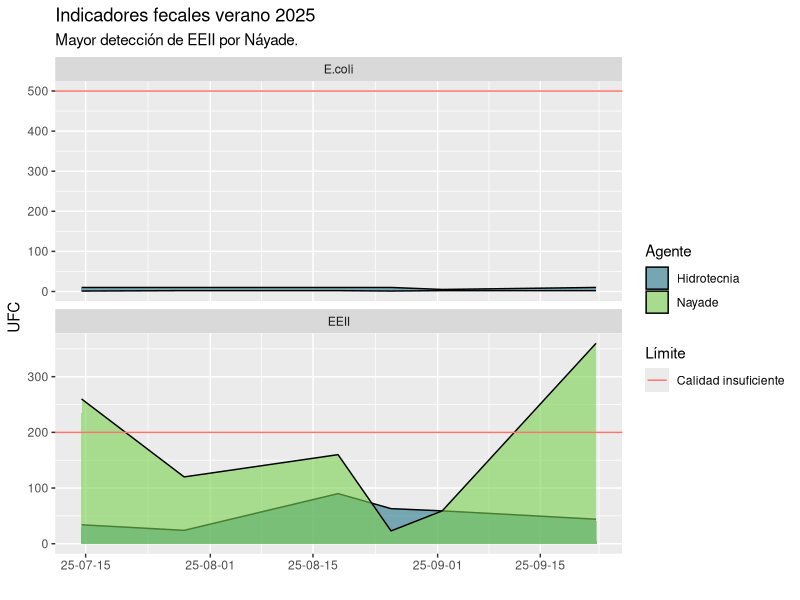
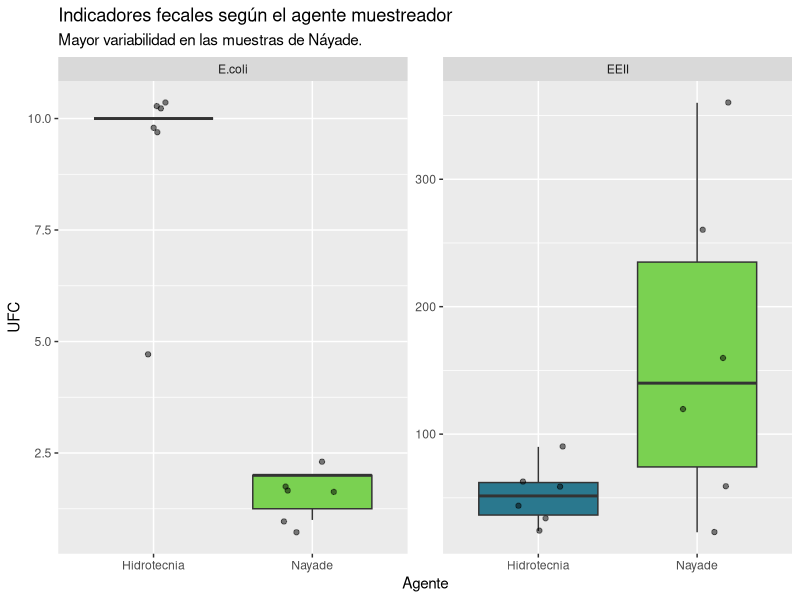
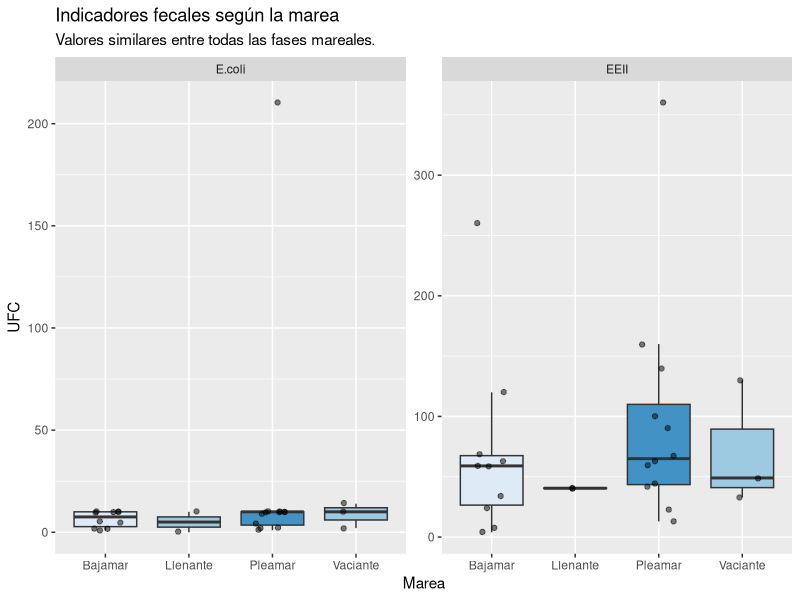

Source code (R) for these figures, in order:
## ---- chunk 1
#| label: tidy
#| message: false

library(tidyverse)

# Lee la hoja de cálculo y elimina celdas sin información
datos <- readxl::read_xlsx(
  "data/Muestreo Confital 2025_ Datos fecales Hidrotecnia Sanidad ULPGC.xlsx",
  col_names = c("Fecha", "T", "Marea", "Hora",
                "E.coli.Hidrotecnia", "E.coli.Nayade",
                "EEII.Hidrotecnia", "EEII.Nayade",
                "skip", "skip", "Muestra.ULPGC"),
  col_types = c("guess", "guess", "text", "guess",
                "guess", "guess",
                "guess", "guess",
                "skip", "skip", "text"),
  range = "A3:K23")
## ---- chunk 2
#| label: transform

# ---- Datos en categorías del valor UFC ----

# Fusiona las columnas de fecha y hora en un único instante de tiempo
datos_ufc <- datos |> mutate(
  Fecha = if_else(
    is.na(Hora), Fecha, Fecha + hour(Hora)*60*60 + minute(Hora)*60),
  .keep="unused"
)

# Aproxima los valores "<10" a 10.
datos_ufc <- datos_ufc |> mutate(
  E.coli.Hidrotecnia = parse_number(E.coli.Hidrotecnia)
)

# Junta las columnas con valores UFC en una única variable.
datos_ufc <- datos_ufc |> pivot_longer(
  starts_with("E"), names_to = c("Parametro"), values_to = "UFC"
)

# Especifica las categorías (Indicador y laboratorio) para cada valor UFC.
datos_ufc <- datos_ufc |> separate_wider_regex(
  Parametro,
  c(Indicador = "EEII|E\\.coli", "\\.", Agente = "Hidrotecnia|Nayade")
)

# ---- Datos emparejados por muestras de agua ----

# Ensancha los valores en valores de agente
datos_agentes <- datos_ufc |> pivot_wider(
  names_from = Agente,
  values_from = UFC
)

# Elimina los valores desemparejados
datos_agentes <- datos_agentes |> filter(!is.na(Hidrotecnia), !is.na(Nayade))

# Transforma a un valor por fila
datos_agentes_ufc <- datos_agentes |> pivot_longer(
  c("Hidrotecnia", "Nayade"), names_to = "Agente", values_to = "UFC"
)

# ---- Límites de calidad de agua insuficiente ----

# Crea una tibble con los indicadores y su valor límite de insuficiencia.
limites <- tibble(
  Indicador = c("E.coli", "EEII"), Insuficiente = c(500, 200)
)
## ---- chunk 3
#| label: visualize

# Semilla para reproducibilidad de los jitter
set.seed(431)

# Vista general verano 2025
fig_vista_general <- datos_agentes_ufc |> ggplot(aes(
  Fecha, UFC, fill = Agente)) +
  geom_area(color = "black", position = position_dodge(width = 0), alpha = .6) +
  geom_hline(
    data = limites,
    mapping = aes(yintercept = Insuficiente, color = "Calidad insuficiente")
  ) +
  facet_wrap(~Indicador, nrow = 2, scale = "free_y") +
  scale_x_datetime(date_labels = "%y-%m-%d") +
  scale_fill_manual(values = c("#2A788E", "#7AD151")) +
  labs(
    title = "Indicadores fecales verano 2025",
       subtitle = "Mayor detección de EEII por Náyade.",
       color = "Límite",
       x = ""
  )

# Indicadores fecales según el agente
fig_agente <- datos_agentes_ufc |> ggplot(aes(Agente, UFC)) +
  geom_boxplot(aes(fill = Agente), show.legend = F, outliers = F) +
  geom_jitter(alpha = .5, width = .2) +
  facet_wrap(~Indicador, scale = "free_y") +
  scale_fill_manual(values = c("#2A788E", "#7AD151")) +
  labs(
    title = "Indicadores fecales según el agente muestreador",
    subtitle = "Mayor variabilidad en las muestras de Náyade."
  )

# Indicadores fecales según la marea
fig_mareas <- datos_ufc |> filter(!is.na(UFC)) |> 
  ggplot(aes(Marea, UFC)) +
  geom_boxplot(aes(fill = Marea), show.legend = F, outliers = F) +
  geom_jitter(alpha = .5, width = .2) +
  facet_wrap(~Indicador, scale = "free_y") +
  scale_fill_manual(values = c("#DEEBF7", "#9ECAE1", "#4292C6", "#9ECAE1")) +
  labs(
    title = "Indicadores fecales según la marea",
    subtitle = "Valores similares entre todas las fases mareales."
  )
## ---- chunk 4
#| label: test

# Hay diferencias significativas de EEII según la fase de la marea?
aov_eeii_marea <- aov(
  UFC ~ Marea,
  data = datos_ufc |> filter(Indicador == "EEII", !is.na(UFC))
)

# Hay diferencias significativas de E.coli según la fase de la marea?
aov_ecoli_marea <- aov(
  UFC ~ Marea,
  data = datos_ufc |> filter(Indicador == "E.coli", !is.na(UFC))
)

# Hay diferencias significativas de enterococos según el agente de muestreo?
ttest_eeii_agente <- t.test(
  datos_agentes[datos_agentes$Indicador == "EEII",]$Nayade,
  datos_agentes[datos_agentes$Indicador == "EEII",]$Hidrotecnia,
  paired = TRUE
)

# Hay diferencias significativas de E.coli según el agente de muestreo?
ttest_ecoli_agente <- t.test(
  datos_agentes[datos_agentes$Indicador == "E.coli",]$Nayade,
  datos_agentes[datos_agentes$Indicador == "E.coli",]$Hidrotecnia,
  paired = TRUE
)
## ---- chunk 5
fig_vista_general
## ---- chunk 6
fig_agente
## ---- chunk 7
ttest_ecoli_agente
## ---- chunk 8
ttest_eeii_agente
## ---- chunk 9
fig_mareas
## ---- chunk 10
aov_ecoli_marea
summary(aov_ecoli_marea)
## ---- chunk 11
aov_eeii_marea
summary(aov_eeii_marea)
